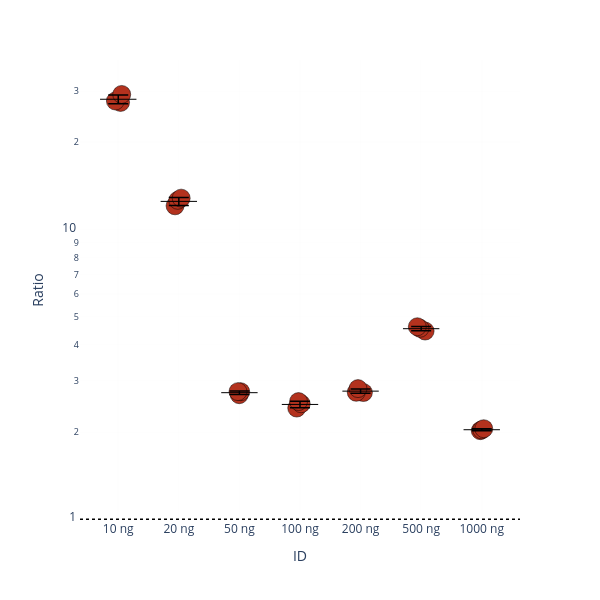

Notebook source saved alongside this figure:
### Markdown cell above
# Figure 2E

### Code cell
# Figure 2E — nanoPhos vs µPhos phosphosite-depth advantage per input.
# Counting: Class I, multiplicity collapsed, localization enforced (hardened counter).
#   - nanoPhos: woEGF columns only, via class_I_by_condition.
#   - µPhos:    single-condition HeLa file, counted directly.
# Plotted points: one per nanoPhos replicate, each divided by the µPhos MEAN count
#   -> 3 points per condition; their mean equals the ratio of means below. A black
#   mean ± SD crossbar is overlaid (preferred over a boxplot for n=3).
import importlib, core
importlib.reload(core)
from core import count_sites_per_sample_ptm_report, class_I_by_condition
import numpy as np
import pandas as pd
import plotly.express as px
import plotly.graph_objects as go

INPUT_NG_ORDER = [10, 20, 50, 100, 200, 500, 1000]
nano_counts = class_I_by_condition(nanoPhos_woEGF, 'woegf')   # {ng: [per-rep counts]}

summary_rows, ratios, labels = [], [], []
for ng in INPUT_NG_ORDER:
    if ng not in nano_counts or ng not in uPhos_HeLa:
        continue
    nano       = nano_counts[ng]
    uphos      = list(count_sites_per_sample_ptm_report(uPhos_HeLa[ng]).values())
    uphos_mean = np.mean(uphos)
    if uphos_mean <= 0:
        continue
    per_rep = [n / uphos_mean for n in nano]          # one ratio per nanoPhos replicate
    ratios += per_rep
    labels += [f"{ng} ng"] * len(per_rep)
    summary_rows.append({
        'input_ng':       ng,
        'nano_mean':      int(np.mean(nano)),
        'uphos_mean':     round(uphos_mean, 1),
        'ratio_of_means': round(np.mean(nano) / uphos_mean, 1),
    })

summary = pd.DataFrame(summary_rows).set_index('input_ng')
print(summary.to_string())

df_ratio = pd.DataFrame({'Ratio': ratios, 'ID': labels})
order = [f"{ng} ng" for ng in INPUT_NG_ORDER if ng in nano_counts and ng in uPhos_HeLa]
fig = px.strip(df_ratio, y='Ratio', x='ID', log_y=True, category_orders={'ID': order})
fig.update_layout(width=600, height=600, template='plotly_white', showlegend=False)
fig.update_traces(marker=dict(size=18, color='#B3321E', line=dict(width=0.5, color='black')))
fig.update_yaxes(showgrid=True, gridwidth=0.1, gridcolor='#F3F2F2', griddash='solid')
fig.update_xaxes(showgrid=True, gridwidth=0.1, gridcolor='#F3F2F2', griddash='solid')
fig.add_hline(y=1.0, line=dict(color='black', dash='dot', width=1.5))

# mean ± SD crossbar per condition (n=3)
stats_e = df_ratio.groupby('ID')['Ratio'].agg(['mean', 'std']).reindex(order)
fig.add_trace(go.Scatter(
    x=stats_e.index, y=stats_e['mean'],
    error_y=dict(type='data', array=stats_e['std'].fillna(0), visible=True,
                 color='black', thickness=1.5, width=10),
    mode='markers',
    marker=dict(symbol='line-ew', size=26, color='black', line=dict(width=1, color='black')),
    showlegend=False, hovertemplate='mean=%{y:.1f}×<extra></extra>',
))
fig.show()
fig.write_image(r'figures/figure2/figure2e.pdf', width=600, height=600)

### Figure 1 — Plotly figure (JSON) as saved in the notebook; plotly's stock layout.template omitted (floating-point values rounded to 4 significant figures)
{"data": [{"alignmentgroup": "True", "boxpoints": "all", "fillcolor": "rgba(255,255,255,0)", "hoveron": "points", "hovertemplate": "ID=%{x}<br>Ratio=%{y}<extra></extra>", "legendgroup": "", "line": {"color": "rgba(255,255,255,0)"}, "marker": {"color": "#B3321E", "line": {"color": "black", "width": 0.5}, "size": 18}, "name": "", "offsetgroup": "", "orientation": "v", "pointpos": 0, "showlegend": false, "type": "box", "x": ["10 ng", "10 ng", "10 ng", "20 ng", "20 ng", "20 ng", "50 ng", "50 ng", "50 ng", "100 ng", "100 ng", "100 ng", "200 ng", "200 ng", "200 ng", "500 ng", "500 ng", "500 ng", "1000 ng", "1000 ng", "1000 ng"], "x0": " ", "xaxis": "x", "y": [29.24, 27.76, 27.44, 12.83, 12.07, 12.61, 2.757, 2.755, 2.691, 2.548, 2.503, 2.419, 2.742, 2.824, 2.737, 4.462, 4.56, 4.617, 2.053, 2.035, 2.022], "y0": " ", "yaxis": "y"}, {"error_y": {"array": [0.9636, 0.3911, 0.03774, 0.06519, 0.04878, 0.07826, 0.01586], "color": "black", "thickness": 1.5, "type": "data", "visible": true, "width": 10}, "hovertemplate": "mean=%{y:.1f}×<extra></extra>", "marker": {"color": "black", "line": {"color": "black", "width": 1}, "size": 26, "symbol": "line-ew"}, "mode": "markers", "showlegend": false, "type": "scatter", "x": ["10 ng", "20 ng", "50 ng", "100 ng", "200 ng", "500 ng", "1000 ng"], "y": [28.15, 12.5, 2.734, 2.49, 2.768, 4.546, 2.037]}], "layout": {"boxmode": "group", "height": 600, "legend": {"tracegroupgap": 0}, "margin": {"t": 60}, "shapes": [{"line": {"color": "black", "dash": "dot", "width": 1.5}, "type": "line", "x0": 0, "x1": 1, "xref": "x domain", "y0": 1, "y1": 1, "yref": "y"}], "showlegend": false, "width": 600, "xaxis": {"anchor": "y", "categoryarray": ["10 ng", "20 ng", "50 ng", "100 ng", "200 ng", "500 ng", "1000 ng"], "categoryorder": "array", "domain": [0, 1], "gridcolor": "#F3F2F2", "griddash": "solid", "gridwidth": 0.1, "showgrid": true, "title": {"text": "ID"}}, "yaxis": {"anchor": "x", "domain": [0, 1], "gridcolor": "#F3F2F2", "griddash": "solid", "gridwidth": 0.1, "showgrid": true, "title": {"text": "Ratio"}, "type": "log"}}}
